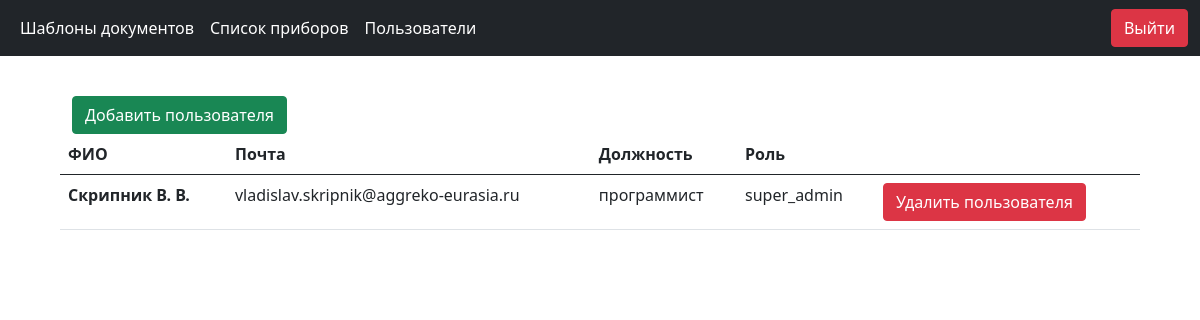
Page /admin/users (signed in) on the committed database.
### Server/database.py (models this page shows, shortened)
class User(db.Model, UserMixin):
    __tablename__ = "users"
    id = Column(Integer, primary_key=True, autoincrement=True)
    name = Column(String(32), nullable=False)
    surname = Column(String(32), nullable=False)
    patronymics = Column(String(32), nullable=False)
    email = Column(String(128), nullable=False)
    password_hash = Column(String, nullable=False)
    job_title = Column(String, nullable=False)
    painting = Column(String, nullable=True, default="none")
    roles = relationship('Role', secondary="roles_users", backref=db.backref('users', lazy='dynamic'))
    @property
    def password(self):
        return self.password_hash

class Role(db.Model):
    __tablename__ = "roles"
    id = Column(Integer(), primary_key=True)
    name = Column(String(80), unique=True)
    description = Column(String(255))

### Server/Blueprints/admin/admin.py (the view)
@admin_router.route("/users",  methods=["GET"])
@login_required
def users():
    user_service = UserService()
    if request.method == "GET":
        return render_template("user_page.html", menu=menu, users=user_service.get_list_users())

### Server/Blueprints/admin/admin.py (called while the page is built)
@admin_router.before_request
def is_admin():
    if current_user.is_authenticated:
        user_roles = [i.name for i in current_user.user.roles]
        if "admin" not in user_roles and "super_admin" not in user_roles:
            return redirect("/")
    else:
        return redirect("/")

### Server/Models/UserSession.py (called while the page is built)
    @property
    def user(self):
        return self.__user

### Server/Repository/UserRepository.py (called while the page is built)
    def get_list_user(self) -> list[User] | None:
        return self.__session.query(User).all()

    def get_user(self, id_user: int) -> User | None:
        return self.__session.get(User, id_user)

### Server/Services/UserService.py (called while the page is built)
    def get_list_users(self) -> list[GetUser]:
        return [GetUser.model_validate(i, from_attributes=True) for i in self.__user_repository.get_list_user()]

### app.py (called while the page is built)
@login_manager.user_loader
def load_user(id_user) -> UserSession:
    from Server.Repository.UserRepository import UserRepository
    repo = UserRepository(db.session)
    return UserSession(GetUser.model_validate(repo.get_user(int(id_user)), from_attributes=True))

### Server/Blueprints/admin/templates/user_page.html
{% extends 'base_admin.html' %}
{% block content %}
<div class="container table__container">
    <div class="row">
        <div class="d-grid gap-2 d-md-block">
            <a class="btn btn-success" href="{{url_for('.add_user')}}">Добавить пользователя</a>
        </div>
    </div>
    <div class="row">
        <table class="table">
            <thead>
                <tr>
                  <th scope="col">ФИО</th>
                  <th scope="col">Почта</th>
                  <th scope="col">Должность</th>
                  <th scope="col">Роль</th>
                  <th scope="col"></th>
                </tr>
            </thead>
            <tbody>
            {% for user in users %}
              <tr>
                <th>{{user.surname}} {{user.name[0]}}. {{user.patronymics[0]}}.</th>
                <td>{{user.email}}</td>
                <td>{{user.job_title}}</td>
                <td>{{user.roles[0].name}}</td>
                <td><a class="btn btn-danger" href="{{url_for('.delete_user', id_user=user.id)}}">Удалить пользователя</a></td>
              </tr>
            {% endfor %}
            </tbody>
        </table>
    </div>
</div>
{% endblock %}

### static/css/styles.css (style rules this page uses)
.table__container { padding-top: 40px; width: 90%; }

### rows in the picture
User: surname "Скрипник", name "В", patronymics "В", email "vladislav.skripnik@aggreko-eurasia.ru", job_title "программист", name "super_admin"

### other values in the picture
{{ p.title }} "Шаблоны документов" "Список приборов" "Пользователи"
